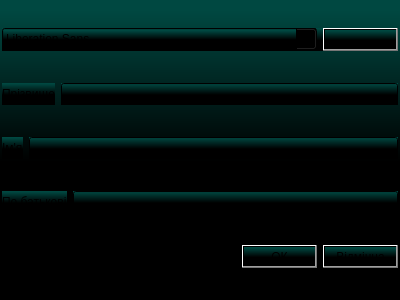
<?xml version="1.0" encoding="UTF-8"?>
<ui version="4.0">
 <class>LecturerRepairForm</class>
 <widget class="QWidget" name="LecturerRepairForm">
  <property name="geometry">
   <rect>
    <x>0</x>
    <y>0</y>
    <width>400</width>
    <height>300</height>
   </rect>
  </property>
  <property name="windowTitle">
   <string>Form</string>
  </property>
  <property name="styleSheet">
   <string notr="true">background-color: qlineargradient(spread:pad, x1:1, y1:1, x2:1, y2:0.034, stop:0.475962 rgba(0, 0, 0, 255), stop:1 rgba(0, 72, 65, 255));</string>
  </property>
  <layout class="QVBoxLayout" name="verticalLayout">
   <property name="leftMargin">
    <number>2</number>
   </property>
   <property name="topMargin">
    <number>2</number>
   </property>
   <property name="rightMargin">
    <number>2</number>
   </property>
   <property name="bottomMargin">
    <number>2</number>
   </property>
   <item>
    <widget class="QWidget" name="widget" native="true">
     <property name="sizePolicy">
      <sizepolicy hsizetype="Minimum" vsizetype="Maximum">
       <horstretch>0</horstretch>
       <verstretch>0</verstretch>
      </sizepolicy>
     </property>
     <layout class="QHBoxLayout" name="horizontalLayout_5">
      <property name="leftMargin">
       <number>0</number>
      </property>
      <property name="topMargin">
       <number>0</number>
      </property>
      <property name="rightMargin">
       <number>0</number>
      </property>
      <property name="bottomMargin">
       <number>0</number>
      </property>
      <item>
       <widget class="QFontComboBox" name="findComboBox"/>
      </item>
      <item>
       <widget class="QPushButton" name="ButtonDelete">
        <property name="sizePolicy">
         <sizepolicy hsizetype="Maximum" vsizetype="Fixed">
          <horstretch>0</horstretch>
          <verstretch>0</verstretch>
         </sizepolicy>
        </property>
        <property name="text">
         <string>-</string>
        </property>
       </widget>
      </item>
     </layout>
    </widget>
   </item>
   <item>
    <layout class="QHBoxLayout" name="horizontalLayout_2">
     <item>
      <widget class="QLabel" name="label">
       <property name="text">
        <string>Прізвище</string>
       </property>
      </widget>
     </item>
     <item>
      <widget class="QLineEdit" name="lectureSurname"/>
     </item>
    </layout>
   </item>
   <item>
    <layout class="QHBoxLayout" name="horizontalLayout">
     <item>
      <widget class="QLabel" name="label_3">
       <property name="text">
        <string>Ім'я</string>
       </property>
      </widget>
     </item>
     <item>
      <widget class="QLineEdit" name="lectureName">
       <property name="text">
        <string/>
       </property>
      </widget>
     </item>
    </layout>
   </item>
   <item>
    <layout class="QHBoxLayout" name="horizontalLayout_3">
     <item>
      <widget class="QLabel" name="label_2">
       <property name="text">
        <string>По батькові</string>
       </property>
      </widget>
     </item>
     <item>
      <widget class="QLineEdit" name="lectureLastName"/>
     </item>
    </layout>
   </item>
   <item>
    <layout class="QHBoxLayout" name="horizontalLayout_4">
     <item>
      <spacer name="horizontalSpacer">
       <property name="orientation">
        <enum>Qt::Horizontal</enum>
       </property>
       <property name="sizeHint" stdset="0">
        <size>
         <width>40</width>
         <height>20</height>
        </size>
       </property>
      </spacer>
     </item>
     <item>
      <widget class="QPushButton" name="btn_ok">
       <property name="text">
        <string>ОК</string>
       </property>
      </widget>
     </item>
     <item>
      <widget class="QPushButton" name="btn_cancel">
       <property name="text">
        <string>Відмінна</string>
       </property>
      </widget>
     </item>
    </layout>
   </item>
  </layout>
 </widget>
 <resources/>
 <connections/>
</ui>
